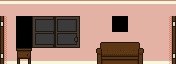

Tiled map render using the project's own tile images. Description and the map definition, with tile-layer contents summarised, below:
An orthogonal 11x4 tile map with 16x16 px tiles, 1 tile layer (main) and 2 objects (2x item).

<map version="1.0" orientation="orthogonal" width="11" height="4" tilewidth="16" tileheight="16">
 <tileset firstgid="1" name="tiles" tilewidth="16" tileheight="16">
  <image source="../../../data/tiles.png" trans="000000" width="256" height="256" />
 </tileset>
 <layer name="main" width="11" height="4">
  <data>[44 cells, 44 non-empty, 25 distinct tile ids]</data>
 </layer>
 <objectgroup name="objects" width="11" height="4">
  <object type="item" x="112" y="32" width="16" height="16" />
  <object type="item" x="48" y="48" width="16" height="16" />
 </objectgroup>
</map>
